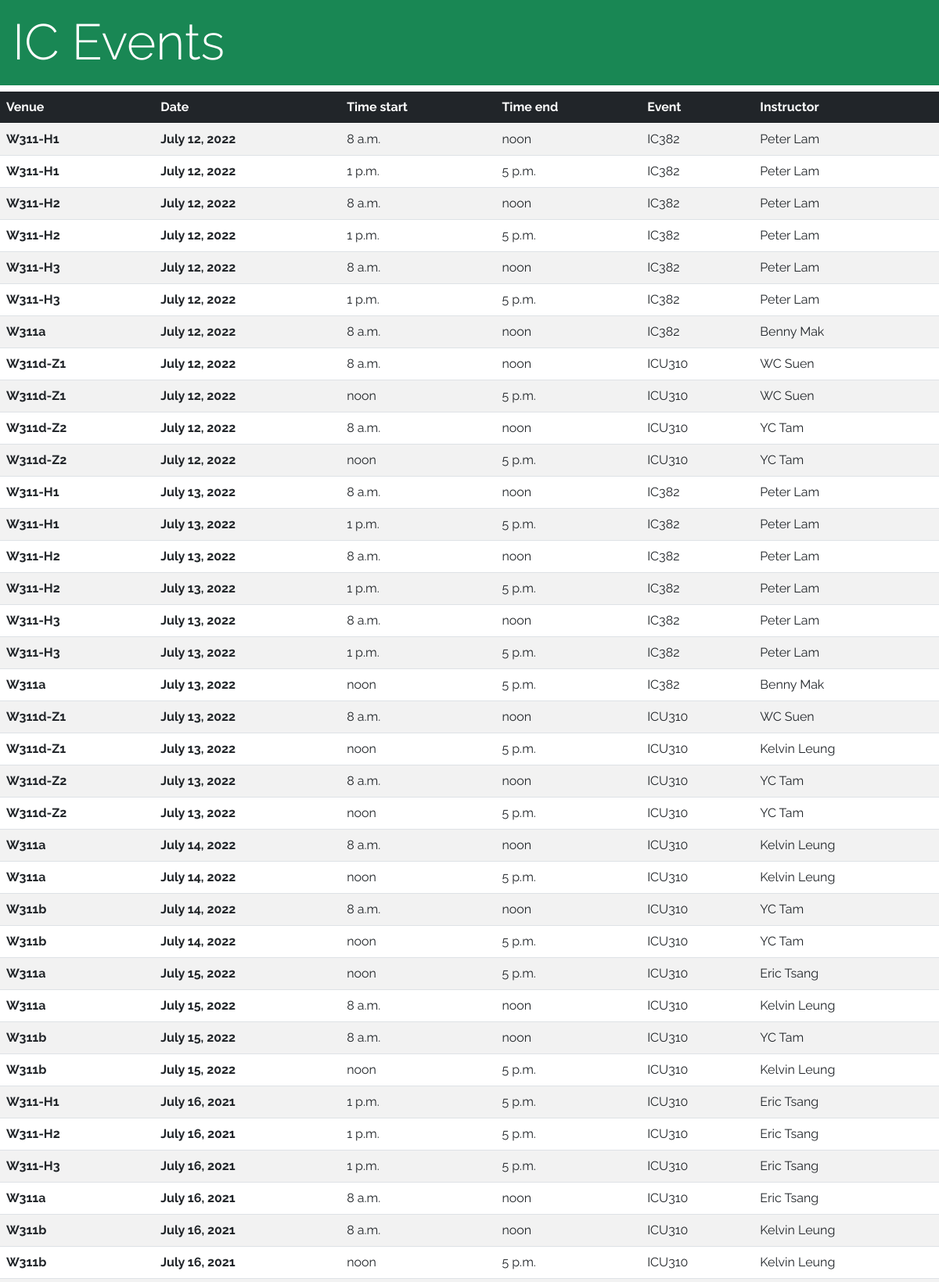
Screenshot of /event/ (upper part) with the database file from the repository.
### event/models.py (models this page shows, shortened)
class Event(models.Model):
    venue = models.CharField(verbose_name = "Venue", max_length=10)
    date = models.DateField(verbose_name = "Date")
    start_time = models.TimeField(verbose_name = "Time start")
    end_time = models.TimeField(verbose_name = "Time end")
    event = models.CharField(verbose_name = "Event", max_length = 10)
    instructor = models.CharField(verbose_name = "Instructor", max_length = 20)

### event/views.py (the view)
# urls.py: path('', views.index),
def index(request):
    events = Event.objects.all()
    context = {'events' : events} # Store the data in "context" dictionaries
    return render(request, 'event/index.html', context) # Pass the context to HTML template

### event/templates/event/index.html (shortened to what this page needs)
<!doctype html>
<HTML>
    <head>
        <link href="https://cdn.jsdelivr.net/npm/bootstrap@5.0.0/dist/css/bootstrap.min.css" rel="stylesheet" integrity="sha384-
wEmeIV1mKuiNpC+IOBjI7aAzPcEZeedi5yW5f2yOq55WWLwNGmvvx4Um1vskeMj0">
    </head>
    <body>
        <h1 class="display-3 p-3 mb-2 bg-success text-white">IC Events</h1>
        <table class="table table-striped table-hover">
            <thead class="table-dark">
                <tr>
                    <th>Venue</th>
                    <th>Date</th>
                    <th>Time start</th>
                    <th>Time end</th>
                    <th>Event</th>
                    <th>Instructor</th>
                </tr>
            </thead>
            <tbody>
                {% for event in events %}
                <tr>
                    <td><strong>{{ event.venue }}</strong></td>
                    <td><strong>{{ event.date }}</strong></td>
                    <td>{{ event.start_time }}</td>
                    <td>{{ event.end_time }}</td>
                    <td>{{ event.event }}</td>
                    <td>{{ event.instructor }}</td>
                </tr>
                {% endfor %}
            </tbody>
        </table>
    </body>
</HTML>

### event/templates/event/index.html (style rules this page uses)
html,body,h1,h2,h3,h4,h5 { font-family: "Raleway", sans-serif }

### rows the page displays
Event: venue "W311-H1", date "July 12, 2022", start_time "8 a.m.", end_time "noon", event "IC382", instructor "Peter Lam"
Event: venue "W311-H1", date "July 12, 2022", start_time "1 p.m.", end_time "5 p.m.", event "IC382", instructor "Peter Lam"
Event: venue "W311-H2", date "July 12, 2022", start_time "8 a.m.", end_time "noon", event "IC382", instructor "Peter Lam"
Event: venue "W311-H2", date "July 12, 2022", start_time "1 p.m.", end_time "5 p.m.", event "IC382", instructor "Peter Lam"
Event: venue "W311-H3", date "July 12, 2022", start_time "8 a.m.", end_time "noon", event "IC382", instructor "Peter Lam"
Event: venue "W311-H3", date "July 12, 2022", start_time "1 p.m.", end_time "5 p.m.", event "IC382", instructor "Peter Lam"
Event: venue "W311a", date "July 12, 2022", start_time "8 a.m.", end_time "noon", event "IC382", instructor "Benny Mak"
Event: venue "W311d-Z1", date "July 12, 2022", start_time "8 a.m.", end_time "noon", event "ICU310", instructor "WC Suen"
Event: venue "W311d-Z1", date "July 12, 2022", start_time "noon", end_time "5 p.m.", event "ICU310", instructor "WC Suen"
Event: venue "W311d-Z2", date "July 12, 2022", start_time "8 a.m.", end_time "noon", event "ICU310", instructor "YC Tam"
Event: venue "W311d-Z2", date "July 12, 2022", start_time "noon", end_time "5 p.m.", event "ICU310", instructor "YC Tam"
Event: venue "W311-H1", date "July 13, 2022", start_time "8 a.m.", end_time "noon", event "IC382", instructor "Peter Lam"
Event: venue "W311-H1", date "July 13, 2022", start_time "1 p.m.", end_time "5 p.m.", event "IC382", instructor "Peter Lam"
Event: venue "W311-H2", date "July 13, 2022", start_time "8 a.m.", end_time "noon", event "IC382", instructor "Peter Lam"
Event: venue "W311-H2", date "July 13, 2022", start_time "1 p.m.", end_time "5 p.m.", event "IC382", instructor "Peter Lam"
Event: venue "W311-H3", date "July 13, 2022", start_time "8 a.m.", end_time "noon", event "IC382", instructor "Peter Lam"
Event: venue "W311-H3", date "July 13, 2022", start_time "1 p.m.", end_time "5 p.m.", event "IC382", instructor "Peter Lam"
Event: venue "W311a", date "July 13, 2022", start_time "noon", end_time "5 p.m.", event "IC382", instructor "Benny Mak"
Event: venue "W311d-Z1", date "July 13, 2022", start_time "8 a.m.", end_time "noon", event "ICU310", instructor "WC Suen"
Event: venue "W311d-Z1", date "July 13, 2022", start_time "noon", end_time "5 p.m.", event "ICU310", instructor "Kelvin Leung"
Event: venue "W311d-Z2", date "July 13, 2022", start_time "8 a.m.", end_time "noon", event "ICU310", instructor "YC Tam"
Event: venue "W311d-Z2", date "July 13, 2022", start_time "noon", end_time "5 p.m.", event "ICU310", instructor "YC Tam"
Event: venue "W311a", date "July 14, 2022", start_time "8 a.m.", end_time "noon", event "ICU310", instructor "Kelvin Leung"
Event: venue "W311a", date "July 14, 2022", start_time "noon", end_time "5 p.m.", event "ICU310", instructor "Kelvin Leung"
Event: venue "W311b", date "July 14, 2022", start_time "8 a.m.", end_time "noon", event "ICU310", instructor "YC Tam"
Event: venue "W311b", date "July 14, 2022", start_time "noon", end_time "5 p.m.", event "ICU310", instructor "YC Tam"
Event: venue "W311a", date "July 15, 2022", start_time "noon", end_time "5 p.m.", event "ICU310", instructor "Eric Tsang"
Event: venue "W311a", date "July 15, 2022", start_time "8 a.m.", end_time "noon", event "ICU310", instructor "Kelvin Leung"
Event: venue "W311b", date "July 15, 2022", start_time "8 a.m.", end_time "noon", event "ICU310", instructor "YC Tam"
Event: venue "W311b", date "July 15, 2022", start_time "noon", end_time "5 p.m.", event "ICU310", instructor "Kelvin Leung"
Event: venue "W311-H1", date "July 16, 2021", start_time "1 p.m.", end_time "5 p.m.", event "ICU310", instructor "Eric Tsang"
Event: venue "W311-H2", date "July 16, 2021", start_time "1 p.m.", end_time "5 p.m.", event "ICU310", instructor "Eric Tsang"
Event: venue "W311-H3", date "July 16, 2021", start_time "1 p.m.", end_time "5 p.m.", event "ICU310", instructor "Eric Tsang"
Event: venue "W311a", date "July 16, 2021", start_time "8 a.m.", end_time "noon", event "ICU310", instructor "Eric Tsang"
Event: venue "W311b", date "July 16, 2021", start_time "8 a.m.", end_time "noon", event "ICU310", instructor "Kelvin Leung"
Event: venue "W311b", date "July 16, 2021", start_time "noon", end_time "5 p.m.", event "ICU310", instructor "Kelvin Leung"
